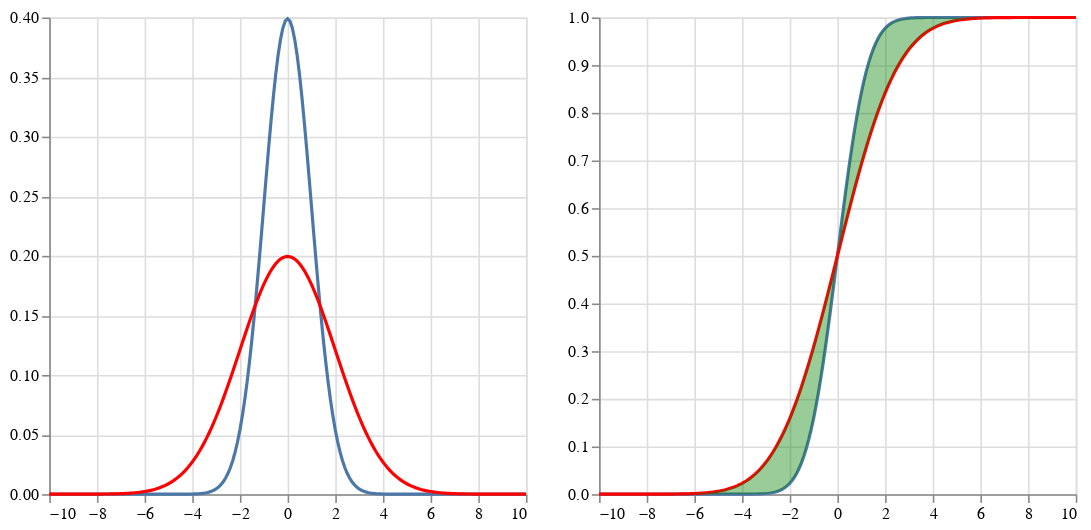

This figure's notebook cell:
### Markdown cell above
### Choose two Distributions to visualize and calculate the OT cost

Note that for $c(x,y) = |y-x|$, the area in green in the plot represents the optimal transport cost.

### Code cell
μ = Normal(0)
ν = Normal(0,2)
y = range(0,stop=1,length=500)
q = quantile(μ,y);
c(x,y) = abs(y-x)^1 # h(y-x) convex function

println("Optimal Trasnport Cost = ",otc(μ,ν,c))
plotDistributions(μ,ν)

### Figure 1 — Vega-Lite specification as saved in the notebook (floating-point values rounded to 4 significant figures; data arrays with more than 128 entries replaced by an {"elided": "..."} marker saying what was removed)
{"hconcat": [{"layer": [{"data": {"values": {"elided": "201 records"}}, "encoding": {"x": {"field": "x", "title": null, "type": "quantitative"}, "y": {"field": "y", "title": null, "type": "quantitative"}}, "mark": "line"}, {"data": {"values": {"elided": "201 records"}}, "encoding": {"color": {"value": "red"}, "x": {"field": "x", "title": null, "type": "quantitative"}, "y": {"field": "y", "title": null, "type": "quantitative"}}, "mark": "line"}]}, {"layer": [{"data": {"values": {"elided": "201 records"}}, "encoding": {"x": {"field": "x", "title": null, "type": "quantitative"}, "y": {"field": "y", "title": null, "type": "quantitative"}}, "mark": "line"}, {"data": {"values": {"elided": "201 records"}}, "encoding": {"color": {"value": "red"}, "x": {"field": "x", "title": null, "type": "quantitative"}, "y": {"field": "y", "title": null, "type": "quantitative"}}, "mark": "line"}, {"data": {"values": {"elided": "201 records"}}, "encoding": {"color": {"value": "green"}, "opacity": {"value": 0.4}, "x": {"field": "x", "title": null, "type": "quantitative"}, "y": {"field": "y", "title": null, "type": "quantitative"}, "y2": {"field": "y2", "title": null, "type": "quantitative"}}, "mark": "area"}]}]}
